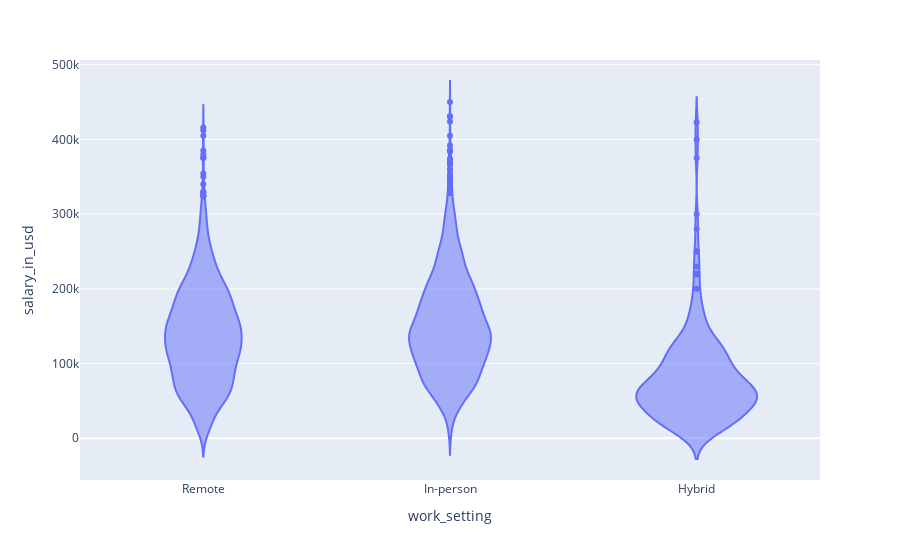

The cell this chart's notebook holds for it:
### Code cell
fig = px.violin(mini_project_dataset, x="work_setting", y="salary_in_usd")
fig.show()

### Figure 1 — Plotly figure (JSON) as saved in the notebook; plotly's stock layout.template omitted (floating-point values rounded to 4 significant figures; data arrays with more than 128 entries replaced by an {"elided": "..."} marker saying what was removed)
{"data": [{"alignmentgroup": "True", "box": {"visible": false}, "hovertemplate": "work_setting=%{x}<br>salary_in_usd=%{y}<extra></extra>", "legendgroup": "", "marker": {"color": "#636efa"}, "name": "", "offsetgroup": "", "orientation": "v", "scalegroup": "True", "showlegend": false, "type": "violin", "x": {"elided": "5561 str values"}, "x0": " ", "xaxis": "x", "y": {"elided": "5561 int values"}, "y0": " ", "yaxis": "y"}], "layout": {"legend": {"tracegroupgap": 0}, "margin": {"t": 60}, "violinmode": "group", "xaxis": {"anchor": "y", "domain": [0, 1], "title": {"text": "work_setting"}}, "yaxis": {"anchor": "x", "domain": [0, 1], "title": {"text": "salary_in_usd"}}}}
